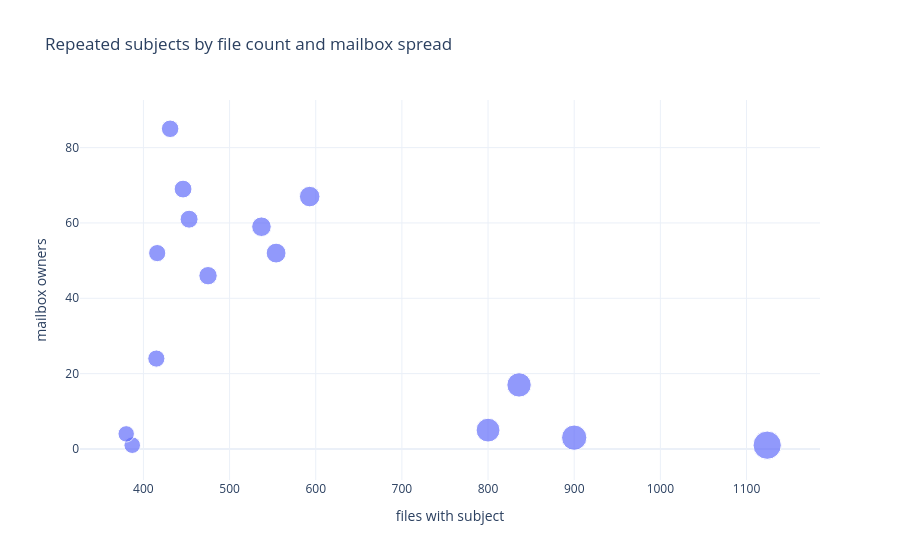

The notebook cell this image was saved under:
### Code cell
subject_user_counts = (
    headers.loc[headers["subject_norm"].isin(top_subjects["normalized_subject"])]
    .groupby("subject_norm", observed=True)["user"]
    .nunique()
    .rename("mailbox_owners")
    .reset_index()
)
subject_plot = top_subjects.merge(
    subject_user_counts,
    left_on="normalized_subject",
    right_on="subject_norm",
    how="left",
)
fig = px.scatter(
    subject_plot,
    x="files",
    y="mailbox_owners",
    size="files",
    hover_name="normalized_subject",
    title="Repeated subjects by file count and mailbox spread",
    labels={"files": "files with subject", "mailbox_owners": "mailbox owners"},
)
fig.write_html(PLOT_DIR / "subject_spread_bubble.html", include_plotlyjs="cdn")
fig.show()

### Figure 1 — Plotly figure (JSON) as saved in the notebook; plotly's stock layout.template omitted (floating-point values rounded to 4 significant figures)
{"data": [{"hovertemplate": "<b>%{hovertext}</b><br><br>files with subject=%{marker.size}<br>mailbox owners=%{y}<extra></extra>", "hovertext": ["demand ken lay donate proceeds from enron stock sales", "schedule crawler: hourahead failure", "enron mentions", "schedule crawler: hourahead failure <codesite>", "(no subject)", "entouch newsletter", "lunch", "hey", "meeting", "hi", "organizational announcement", "organizational changes", "congratulations", "apb checkout", "energy issues"], "legendgroup": "", "marker": {"color": "#636efa", "size": [1124, 900, 836, 800, 593, 554, 537, 475, 453, 446, 431, 416, 415, 387, 380], "sizemode": "area", "sizeref": 2.81, "symbol": "circle"}, "mode": "markers", "name": "", "orientation": "v", "showlegend": false, "type": "scatter", "x": [1124, 900, 836, 800, 593, 554, 537, 475, 453, 446, 431, 416, 415, 387, 380], "xaxis": "x", "y": [1, 3, 17, 5, 67, 52, 59, 46, 61, 69, 85, 52, 24, 1, 4], "yaxis": "y"}], "layout": {"legend": {"itemsizing": "constant", "tracegroupgap": 0}, "title": {"text": "Repeated subjects by file count and mailbox spread"}, "xaxis": {"anchor": "y", "domain": [0.0, 1.0], "title": {"text": "files with subject"}}, "yaxis": {"anchor": "x", "domain": [0.0, 1.0], "title": {"text": "mailbox owners"}}}}
